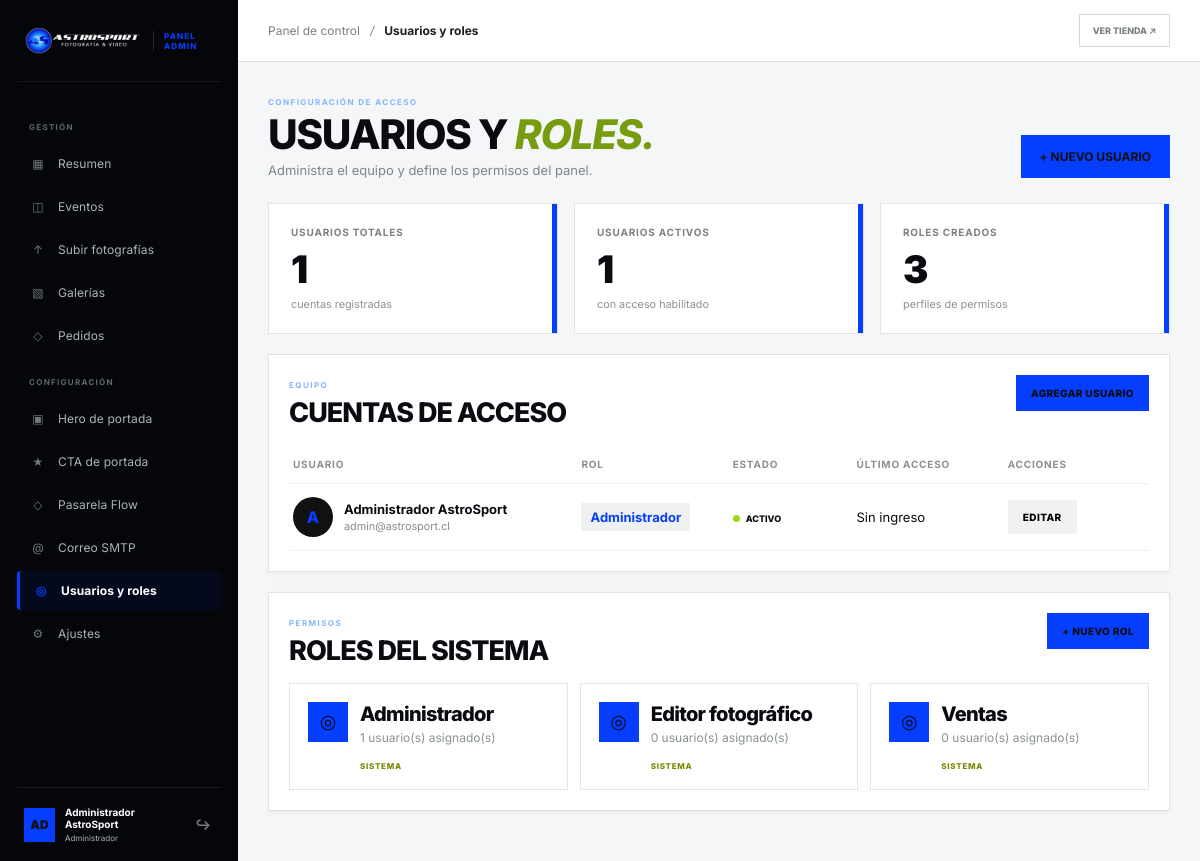
Page /admin/usuarios (signed in) on the committed database.
### tables this page shows
CREATE TABLE users(id BIGINT UNSIGNED AUTO_INCREMENT PRIMARY KEY,role_id INT UNSIGNED NOT NULL,name VARCHAR(160) NOT NULL,email VARCHAR(190) NOT NULL UNIQUE,password_hash VARCHAR(255) NOT NULL,status ENUM('active','inactive') NOT NULL DEFAULT 'active',last_login_at DATETIME NULL,created_at TIMESTAMP DEFAULT CURRENT_TIMESTAMP,updated_at TIMESTAMP DEFAULT CURRENT_TIMESTAMP ON UPDATE CURRENT_TIMESTAMP,INDEX(role_id),CONSTRAINT fk_user_role FOREIGN KEY(role_id) REFERENCES roles(id));

CREATE TABLE roles(id INT UNSIGNED AUTO_INCREMENT PRIMARY KEY,name VARCHAR(80) NOT NULL,slug VARCHAR(90) NOT NULL UNIQUE,permissions JSON NOT NULL,is_system TINYINT(1) NOT NULL DEFAULT 0,created_at TIMESTAMP DEFAULT CURRENT_TIMESTAMP,updated_at TIMESTAMP DEFAULT CURRENT_TIMESTAMP ON UPDATE CURRENT_TIMESTAMP);

### app/Core/bootstrap.php (called while the page is built, shortened)
<?php
spl_autoload_register(function(string $class):void{$prefix='App\\';if(!str_starts_with($class,$prefix))return;$file=ROOT.'/app/'.str_replace('\\','/',substr($class,strlen($prefix))).'.php';if(is_file($file))require $file;});
function config(?string $key=null):mixed{static $c;$c??=require ROOT.'/config/config.php';return $key?($c[$key]??null):$c;}
function admin_view(string $name,array $data=[]):void{extract($data);$view=ROOT.'/app/Views/'.$name.'.php';require ROOT.'/app/Views/layouts/admin.php';}
function url(string $path=''):string{
 $configured=rtrim((string)config('app_url'),'/');
 if($configured!=='')$base=$configured;
 else{$https=(!empty($_SERVER['HTTPS'])&&$_SERVER['HTTPS']!=='off')||($_SERVER['HTTP_X_FORWARDED_PROTO']??'')==='https';$host=$_SERVER['HTTP_HOST']??'localhost';$folder=str_replace('\\','/',dirname($_SERVER['SCRIPT_NAME']??'/'));$base=($https?'https':'http').'://'.$host.($folder==='/'?'':rtrim($folder,'/'));}
 return rtrim($base,'/').'/'.ltrim($path,'/');
}
function admin_user():?array{return $_SESSION['admin_user']??null;}

### app/Controllers/UserController.php (called while the page is built, shortened)
<?php
final class UserController{
 public function index():void{$users=User::all();$roles=User::roles();$permissions=['dashboard.view'=>'Ver dashboard','photos.manage'=>'Gestionar fotografías','orders.manage'=>'Gestionar ventas','users.manage'=>'Gestionar usuarios','roles.manage'=>'Gestionar roles'];admin_view('admin/users',['users'=>$users,'roles'=>$roles,'permissions'=>$permissions,'pageTitle'=>'Usuarios y roles','adminSection'=>'users']);}
}

### app/Core/Router.php (called while the page is built, shortened)
<?php
final class Router{
 private array $routes=[];
 public function get(string $p,string $a):void{$this->routes['GET'][$p]=$a;}
 public function post(string $p,string $a):void{$this->routes['POST'][$p]=$a;}
 public function dispatch(string $method,string $uri):void{
  $uri='/'.trim($uri,'/');if($uri==='//')$uri='/';
  $action=$this->routes[$method][$uri]??null;
  [$class,$fn]=explode('@',$action);$class='App\\Controllers\\'.$class;(new $class)->$fn();
 }
}

### index.php (called while the page is built, shortened)
<?php
require __DIR__.'/app/Core/bootstrap.php';
$router=new Router();
$router->dispatch($_SERVER['REQUEST_METHOD'],parse_url($_SERVER['REQUEST_URI'],PHP_URL_PATH));

### config/config.php (called while the page is built)
<?php
return ['app_url'=>getenv('APP_URL')?:'','db'=>['host'=>getenv('DB_HOST')?:'localhost','port'=>getenv('DB_PORT')?:'3306','name'=>getenv('DB_NAME')?:'astrosport','user'=>getenv('DB_USER')?:'root','pass'=>getenv('DB_PASS')?:'','charset'=>'utf8mb4'],'currency'=>'CLP','flow'=>['api_key'=>getenv('FLOW_API_KEY')?:'','secret_key'=>getenv('FLOW_SECRET_KEY')?:'','api_url'=>(getenv('FLOW_ENV')?:'sandbox')==='production'?'https://www.flow.cl/api':'https://sandbox.flow.cl/api','http_timeout'=>10,'order_timeout'=>1800],'mail'=>['from_email'=>getenv('MAIL_FROM_EMAIL')?:'no-reply@astrosport.cl','from_name'=>getenv('MAIL_FROM_NAME')?:'AstroSport','reply_to'=>getenv('MAIL_REPLY_TO')?:'contacto@astrosport.cl'],'demo_admin'=>true];

### app/Core/Database.php (called while the page is built, shortened)
<?php
final class Database{private static ?PDO $pdo=null;public static function db():PDO{if(self::$pdo)return self::$pdo;$c=config('db');return self::$pdo=new PDO("mysql:host={$c['host']};port={$c['port']};dbname={$c['name']};charset={$c['charset']}",$c['user'],$c['pass'],[PDO::ATTR_ERRMODE=>PDO::ERRMODE_EXCEPTION,PDO::ATTR_DEFAULT_FETCH_MODE=>PDO::FETCH_ASSOC]);}}

### app/Models/User.php (called while the page is built, shortened)
<?php
final class User{
 public static function all():array{return Database::db()->query("SELECT u.id,u.role_id,u.name,u.email,u.status,u.last_login_at,u.created_at,r.name role_name,r.slug role_slug FROM users u JOIN roles r ON r.id=u.role_id ORDER BY u.id DESC")->fetchAll();}
 public static function roles():array{return Database::db()->query("SELECT r.*,COUNT(u.id) users_count FROM roles r LEFT JOIN users u ON u.role_id=r.id GROUP BY r.id ORDER BY r.name")->fetchAll();}
}

### app/Views/admin/users.php (the view, shortened to what this page needs)
<div class="content users-content"><section class="title"><div><span class="eyebrow">CONFIGURACIÓN DE ACCESO</span><h1>USUARIOS Y <em>ROLES.</em></h1><p>Administra el equipo y define los permisos del panel.</p></div><button type="button" class="admin-primary" data-open="userModal">+ NUEVO USUARIO</button></section><section class="user-kpis"><article><span>USUARIOS TOTALES</span><strong><?=count($users)?></strong><small>cuentas registradas</small></article><article><span>USUARIOS ACTIVOS</span><strong><?=count(array_filter($users,fn($u)=>$u['status']==='active'))?></strong><small>con acceso habilitado</small></article><article><span>ROLES CREADOS</span><strong><?=count($roles)?></strong><small>perfiles de permisos</small></article></section><section class="panel users-panel"><div class="panel-head"><div><span class="eyebrow">EQUIPO</span><h2>CUENTAS DE ACCESO</h2></div><button type="button" data-open="userModal">AGREGAR USUARIO</button></div><div class="users-table"><div class="user-row user-head"><span>USUARIO</span><span>ROL</span><span>ESTADO</span><span>ÚLTIMO ACCESO</span><span>ACCIONES</span></div><?php foreach($users as $u):?><div class="user-row"><span class="user-identity"><b><?=strtoupper(substr($u['name'],0,1))?></b><i><strong><?=htmlspecialchars($u['name'])?></strong><small><?=htmlspecialchars($u['email'])?></small></i></span><span><em><?=htmlspecialchars($u['role_name'])?></em></span><span><i class="user-status <?=$u['status']?>"><?=$u['status']==='active'?'ACTIVO':'INACTIVO'?></i></span><span><?=htmlspecialchars($u['last_login_at']?date('d/m/Y H:i',strtotime($u['last_login_at'])):'Sin ingreso')?></span><span class="user-actions"><button type="button" class="edit-user" data-user='<?=htmlspecialchars(json_encode($u),ENT_QUOTES,'UTF-8')?>'>EDITAR</button></span></div><?php endforeach;?></div></section><section class="panel roles-panel"><div class="panel-head"><div><span class="eyebrow">PERMISOS</span><h2>ROLES DEL SISTEMA</h2></div><button type="button" data-open="roleModal">+ NUEVO ROL</button></div><div class="roles-list"><?php foreach($roles as $r):?><article><i>◎</i><div><h3><?=htmlspecialchars($r['name'])?></h3><p><?=$r['users_count']?> usuario(s) asignado(s)</p></div><span><?=$r['is_system']?'SISTEMA':'PERSONALIZADO'?></span></article><?php endforeach;?></div></section></div>

### app/Views/layouts/admin.php (shortened to what this page needs)
<?php $section = $adminSection ?? ''; ?>
<!doctype html>
<html lang="es">
<head>
    <link rel="stylesheet" href="<?= url('assets/admin-dashboard.css') ?>">
    <link rel="stylesheet" href="<?= url('assets/admin-users.css') ?>">
    <link rel="stylesheet" href="<?= url('assets/admin-modules.css') ?>">
    <link rel="stylesheet" href="<?= url('assets/admin-polish.css') ?>">
    <link rel="stylesheet" href="<?= url('assets/security.css') ?>">
    <link rel="stylesheet" href="<?= url('assets/ui-fixes.css') ?>">
    <link rel="stylesheet" href="<?= url('assets/admin-mobile.css') ?>">
    <link rel="stylesheet" href="<?= url('assets/astrosport-theme.css') ?>">
</head>
<body>
    <aside class="sidebar" id="sidebar" aria-label="Navegación del panel">
        <a class="logo" href="<?= url() ?>">
            <img src="<?= url('assets/astrosport-logo.png') ?>" alt="AstroSport">
            <span>PANEL ADMIN</span>
        </a>
        <nav>
            <small>GESTIÓN</small>
            <a class="<?= $section === 'dashboard' ? 'active' : '' ?>" href="<?= url('admin') ?>"><i>▦</i> Resumen</a>
            <a class="<?= $section === 'events' ? 'active' : '' ?>" href="<?= url('admin/eventos') ?>"><i>◫</i> Eventos</a>
            <a class="<?= $section === 'photos' ? 'active' : '' ?>" href="<?= url('admin/fotos') ?>"><i>↑</i> Subir fotografías</a>
            <a href="#"><i>▧</i> Galerías</a>
            <a class="<?= $section === 'orders' ? 'active' : '' ?>" href="<?= url('admin/pedidos') ?>"><i>◇</i> Pedidos</a>
            <small>CONFIGURACIÓN</small>
            <a class="<?= $section === 'hero' ? 'active' : '' ?>" href="<?= url('admin/hero') ?>"><i>▣</i> Hero de portada</a>
            <a class="<?= $section === 'cta' ? 'active' : '' ?>" href="<?= url('admin/cta') ?>"><i>★</i> CTA de portada</a>
            <a class="<?= $section === 'flow' ? 'active' : '' ?>" href="<?= url('admin/flow') ?>"><i>◇</i> Pasarela Flow</a>
            <a class="<?= $section === 'email' ? 'active' : '' ?>" href="<?= url('admin/correo') ?>"><i>@</i> Correo SMTP</a>
            <a class="<?= $section === 'users' ? 'active' : '' ?>" href="<?= url('admin/usuarios') ?>"><i>◎</i> Usuarios y roles</a>
            <a href="#"><i>⚙</i> Ajustes</a>
        </nav>
        <div class="user">
            <span><?= strtoupper(substr(admin_user()['name'] ?? 'A', 0, 2)) ?></span>
            <div>
                <strong><?= htmlspecialchars(admin_user()['name'] ?? 'Administrador') ?></strong>
                <small><?= htmlspecialchars(admin_user()['role_name'] ?? 'Administrador') ?></small>
            </div>
            <form method="post" action="<?= url('admin/logout') ?>">
                <button title="Cerrar sesión" aria-label="Cerrar sesión">↪</button>
            </form>
        </div>
    </aside>
    <main>
        <header class="topbar">
            <div class="topbar-path">
                <span>Panel de control</span>
                <i>/</i>
                <b><?= htmlspecialchars($pageTitle ?? 'Resumen') ?></b>
            </div>
            <div class="top-actions">
                <a href="<?= url() ?>" target="_blank" rel="noopener">VER TIENDA ↗</a>
            </div>
        </header>
        <?php require $view; ?>
    </main>
</body>
</html>

### assets/admin-dashboard.css (style rules this page uses)
:root { --lime:#063eff;--dark:#0b0e0f;--ink:#15191a;--muted:#7d8587;--line:#e1e5e5 }
* { box-sizing:border-box }
body { margin:0;background:#f3f5f4;color:var(--ink);font:12px Inter,Arial,sans-serif }
button,a { cursor:pointer }
a { text-decoration:none;color:inherit }
.sidebar { position:fixed;inset:0 auto 0 0;width:238px;background:#0b0d0e;color:#aeb4b5;padding:0 17px 18px;display:flex;flex-direction:column;z-index:10 }
.logo { height:82px;border-bottom:1px solid #ffffff10;display:flex;align-items:center;gap:12px;padding:0 8px }
.logo img { width:116px;height:52px;object-fit:contain }
.logo span { font-size:8px;font-weight:800;letter-spacing:.14em;color:var(--lime);border-left:1px solid #ffffff24;padding-left:10px }
.sidebar nav { padding-top:22px;display:flex;flex-direction:column;gap:4px }
.sidebar nav>small { font-size:8px;letter-spacing:.16em;color:#5f6769;padding:18px 12px 8px }
.sidebar nav a { display:flex;align-items:center;gap:11px;padding:12px;border-radius:4px;font-size:11px;font-weight:600 }
.sidebar nav a i { font-style:normal;width:18px;text-align:center;color:#6f7779 }
.sidebar nav a:hover,.sidebar nav a.active { background:#063eff12;color:white }
.sidebar nav a.active { border-left:3px solid var(--lime) }
.sidebar nav a.active i { color:var(--lime) }
.user { margin-top:auto;border-top:1px solid #ffffff13;padding:18px 7px 0;display:flex;align-items:center;gap:10px }
.user>span { width:34px;height:34px;background:var(--lime);color:#111;display:grid;place-items:center;font-weight:900 }
.user strong,.user small { display:block }
.user strong { color:white;font-size:10px }
.user small { font-size:8px;margin-top:3px }
.user button { margin-left:auto;background:none;border:0;color:#777 }
main { margin-left:238px;min-height:100vh }
.topbar { height:62px;background:white;border-bottom:1px solid var(--line);display:flex;align-items:center;justify-content:space-between;padding:0 30px;color:#7a8183 }
.topbar>div { display:flex;align-items:center;gap:10px }
.topbar b { color:#1c2021 }
.top-actions a { font-size:9px;font-weight:800;border:1px solid #d5d9da;padding:10px 13px }
.content { max-width:1540px;margin:auto;padding:30px }
.title { display:flex;align-items:flex-end;justify-content:space-between;margin-bottom:25px }
.eyebrow { font-size:8px;font-weight:800;letter-spacing:.18em;color:#788082 }
.title h1 { font:900 43px/.95 'Inter';margin:7px 0 8px }
.title h1 em,.panel h2 em { font-style:italic;color:#779c10 }
.title p { margin:0;color:#7e8587 }
.kpis article,.panel { background:white;border:1px solid var(--line);box-shadow:0 4px 18px #1b202008 }
.panel { padding:20px }
.panel-head { display:flex;align-items:flex-start;justify-content:space-between;margin-bottom:16px }
.panel h2 { font:800 23px 'Inter';margin:5px 0 0 }

### assets/admin-polish.css (style rules this page uses)
.sidebar nav a { font-size:12px!important }
.topbar { font-size:12px }
.content { font-size:13px }
.panel p { font-size:12px }
.panel-head h2 { font-size:27px }
.btn,.panel-head button,.user-actions button,.module-filters a { appearance:none;border:1px solid transparent!important;border-radius:0!important;display:inline-flex;align-items:center;justify-content:center;min-height:36px;padding:0 14px!important;font:800 10px/1 Inter!important;letter-spacing:.04em;text-decoration:none!important;cursor:pointer;transition:.2s;white-space:nowrap }
.btn-primary,.panel-head>button { background:#063eff!important;color:#0a0d0e!important }
.users-table,.user-row { font-size:13px!important }
.user-head { font-size:10px!important }
.user-actions button { min-height:34px }
.roles-panel .panel-head button,.users-panel .panel-head button { background:#063eff!important;color:#0a0d0e!important }
.roles-list h3 { font-size:20px }

### rows in the picture
users: name "AD", name "Administrador AstroSport", role.name "Administrador", status "1", name "A", email "admin@astrosport.cl", shows "ACTIVO", last_login_at "Sin ingreso"
roles: name "Administrador", users_count "1", is_system "SISTEMA"
roles: name "Editor fotográfico", users_count "0", is_system "SISTEMA"
roles: name "Ventas", users_count "0", is_system "SISTEMA"

### other values in the picture
$pageTitle "Usuarios y roles"
count($users) "1"
count($roles) "3"
